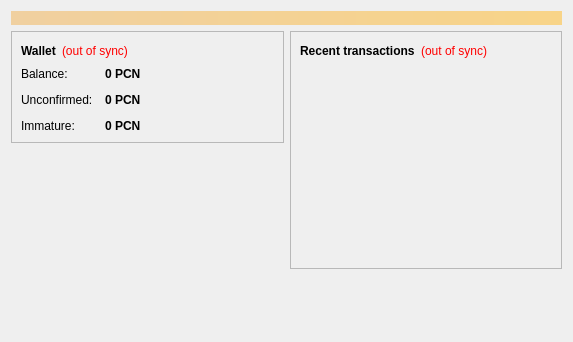
<?xml version="1.0" encoding="UTF-8"?>
<ui version="4.0">
 <class>OverviewPage</class>
 <widget class="QWidget" name="OverviewPage">
  <property name="geometry">
   <rect>
    <x>0</x>
    <y>0</y>
    <width>573</width>
    <height>342</height>
   </rect>
  </property>
  <property name="windowTitle">
   <string>Form</string>
  </property>
  <layout class="QVBoxLayout" name="topLayout">
   <item>
    <widget class="QLabel" name="labelAlerts">
     <property name="visible">
      <bool>false</bool>
     </property>
     <property name="styleSheet">
      <string notr="true">background-color: qlineargradient(x1: 0, y1: 0, x2: 1, y2: 0, stop:0 #F0D0A0, stop:1 #F8D488); color:#000000;</string>
     </property>
     <property name="wordWrap">
      <bool>true</bool>
     </property>
     <property name="margin">
      <number>3</number>
     </property>
    </widget>
   </item>
   <item>
    <layout class="QHBoxLayout" name="horizontalLayout" stretch="1,1">
     <item>
      <layout class="QVBoxLayout" name="verticalLayout_2">
       <item>
        <widget class="QFrame" name="frame">
         <property name="frameShape">
          <enum>QFrame::StyledPanel</enum>
         </property>
         <property name="frameShadow">
          <enum>QFrame::Raised</enum>
         </property>
         <layout class="QVBoxLayout" name="verticalLayout_4">
          <item>
           <layout class="QHBoxLayout" name="horizontalLayout_4">
            <item>
             <widget class="QLabel" name="label_5">
              <property name="font">
               <font>
                <weight>75</weight>
                <bold>true</bold>
               </font>
              </property>
              <property name="text">
               <string>Wallet</string>
              </property>
             </widget>
            </item>
            <item>
             <widget class="QLabel" name="labelWalletStatus">
              <property name="toolTip">
               <string>The displayed information may be out of date. Your wallet automatically synchronizes with the Peacecoin network after a connection is established, but this process has not completed yet.</string>
              </property>
              <property name="styleSheet">
               <string notr="true">QLabel { color: red; }</string>
              </property>
              <property name="text">
               <string notr="true">(out of sync)</string>
              </property>
              <property name="alignment">
               <set>Qt::AlignLeading|Qt::AlignLeft|Qt::AlignVCenter</set>
              </property>
             </widget>
            </item>
            <item>
             <spacer name="horizontalSpacer_2">
              <property name="orientation">
               <enum>Qt::Horizontal</enum>
              </property>
              <property name="sizeHint" stdset="0">
               <size>
                <width>40</width>
                <height>20</height>
               </size>
              </property>
             </spacer>
            </item>
           </layout>
          </item>
          <item>
           <layout class="QFormLayout" name="formLayout_2">
            <property name="fieldGrowthPolicy">
             <enum>QFormLayout::AllNonFixedFieldsGrow</enum>
            </property>
            <property name="horizontalSpacing">
             <number>12</number>
            </property>
            <property name="verticalSpacing">
             <number>12</number>
            </property>
            <item row="0" column="0">
             <widget class="QLabel" name="label">
              <property name="text">
               <string>Balance:</string>
              </property>
             </widget>
            </item>
            <item row="0" column="1">
             <widget class="QLabel" name="labelBalance">
              <property name="font">
               <font>
                <weight>75</weight>
                <bold>true</bold>
               </font>
              </property>
              <property name="cursor">
               <cursorShape>IBeamCursor</cursorShape>
              </property>
              <property name="toolTip">
               <string>Your current balance</string>
              </property>
              <property name="text">
               <string notr="true">0 PCN</string>
              </property>
              <property name="textInteractionFlags">
               <set>Qt::LinksAccessibleByMouse|Qt::TextSelectableByKeyboard|Qt::TextSelectableByMouse</set>
              </property>
             </widget>
            </item>
            <item row="1" column="0">
             <widget class="QLabel" name="label_3">
              <property name="text">
               <string>Unconfirmed:</string>
              </property>
             </widget>
            </item>
            <item row="1" column="1">
             <widget class="QLabel" name="labelUnconfirmed">
              <property name="font">
               <font>
                <weight>75</weight>
                <bold>true</bold>
               </font>
              </property>
              <property name="cursor">
               <cursorShape>IBeamCursor</cursorShape>
              </property>
              <property name="toolTip">
               <string>Total of transactions that have yet to be confirmed, and do not yet count toward the current balance</string>
              </property>
              <property name="text">
               <string notr="true">0 PCN</string>
              </property>
              <property name="textInteractionFlags">
               <set>Qt::LinksAccessibleByMouse|Qt::TextSelectableByKeyboard|Qt::TextSelectableByMouse</set>
              </property>
             </widget>
            </item>
            <item row="2" column="0">
             <widget class="QLabel" name="labelImmatureText">
              <property name="text">
               <string>Immature:</string>
              </property>
             </widget>
            </item>
            <item row="2" column="1">
             <widget class="QLabel" name="labelImmature">
              <property name="font">
               <font>
                <weight>75</weight>
                <bold>true</bold>
               </font>
              </property>
              <property name="toolTip">
               <string>Mined balance that has not yet matured</string>
              </property>
              <property name="text">
               <string notr="true">0 PCN</string>
              </property>
              <property name="textInteractionFlags">
               <set>Qt::LinksAccessibleByMouse|Qt::TextSelectableByKeyboard|Qt::TextSelectableByMouse</set>
              </property>
             </widget>
            </item>
           </layout>
          </item>
         </layout>
        </widget>
       </item>
       <item>
        <spacer name="verticalSpacer">
         <property name="orientation">
          <enum>Qt::Vertical</enum>
         </property>
         <property name="sizeHint" stdset="0">
          <size>
           <width>20</width>
           <height>40</height>
          </size>
         </property>
        </spacer>
       </item>
      </layout>
     </item>
     <item>
      <layout class="QVBoxLayout" name="verticalLayout_3">
       <item>
        <widget class="QFrame" name="frame_2">
         <property name="frameShape">
          <enum>QFrame::StyledPanel</enum>
         </property>
         <property name="frameShadow">
          <enum>QFrame::Raised</enum>
         </property>
         <layout class="QVBoxLayout" name="verticalLayout">
          <item>
           <layout class="QHBoxLayout" name="horizontalLayout_2">
            <item>
             <widget class="QLabel" name="label_4">
              <property name="text">
               <string>&lt;b&gt;Recent transactions&lt;/b&gt;</string>
              </property>
             </widget>
            </item>
            <item>
             <widget class="QLabel" name="labelTransactionsStatus">
              <property name="toolTip">
               <string>The displayed information may be out of date. Your wallet automatically synchronizes with the Peacecoin network after a connection is established, but this process has not completed yet.</string>
              </property>
              <property name="styleSheet">
               <string notr="true">QLabel { color: red; }</string>
              </property>
              <property name="text">
               <string notr="true">(out of sync)</string>
              </property>
              <property name="alignment">
               <set>Qt::AlignRight|Qt::AlignTrailing|Qt::AlignVCenter</set>
              </property>
             </widget>
            </item>
            <item>
             <spacer name="horizontalSpacer">
              <property name="orientation">
               <enum>Qt::Horizontal</enum>
              </property>
              <property name="sizeHint" stdset="0">
               <size>
                <width>40</width>
                <height>20</height>
               </size>
              </property>
             </spacer>
            </item>
           </layout>
          </item>
          <item>
           <widget class="QListView" name="listTransactions">
            <property name="styleSheet">
             <string notr="true">QListView { background: transparent; }</string>
            </property>
            <property name="frameShape">
             <enum>QFrame::NoFrame</enum>
            </property>
            <property name="verticalScrollBarPolicy">
             <enum>Qt::ScrollBarAlwaysOff</enum>
            </property>
            <property name="horizontalScrollBarPolicy">
             <enum>Qt::ScrollBarAlwaysOff</enum>
            </property>
            <property name="selectionMode">
             <enum>QAbstractItemView::NoSelection</enum>
            </property>
           </widget>
          </item>
         </layout>
        </widget>
       </item>
       <item>
        <spacer name="verticalSpacer_2">
         <property name="orientation">
          <enum>Qt::Vertical</enum>
         </property>
         <property name="sizeHint" stdset="0">
          <size>
           <width>20</width>
           <height>40</height>
          </size>
         </property>
        </spacer>
       </item>
      </layout>
     </item>
    </layout>
   </item>
  </layout>
 </widget>
 <resources/>
 <connections/>
</ui>
